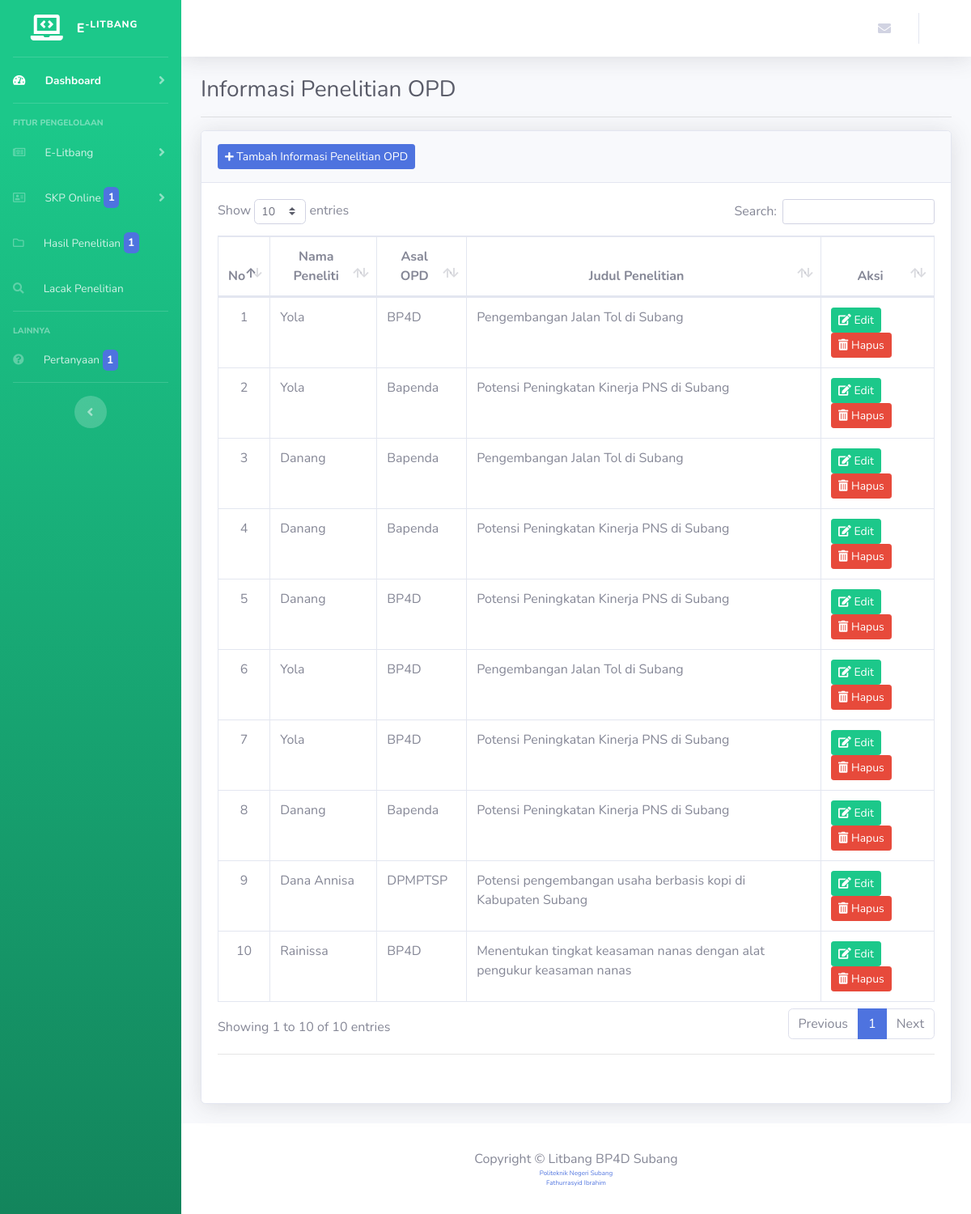
Page /litbang/opd (signed in) on the committed database.
### tables this page shows
CREATE TABLE `opd` (
  `id_penelitiopd` int(100) NOT NULL,
  `namapenelitiopd` varchar(100) NOT NULL,
  `asalopd` varchar(100) NOT NULL,
  `judulpenelitianopd` varchar(100) NOT NULL
);

### application/controllers/SKP/Litbang/Opd.php (called while the page is built, shortened)
<?php
class Opd extends CI_Controller {
	public function index()
	{
		$data['opd'] = $this->ModelLitbang->getOPD();
		$this->load->view('templates/litbang/header');
		$this->load->view('templates/litbang/sidebar');
		$this->load->view('templates/admin/srponline/navbar');
		$this->load->view('litbang/opd', $data);
		$this->load->view('templates/admin/srponline/footer');
	}
}

### index.php (called while the page is built, shortened)
<?php
require_once BASEPATH.'core/CodeIgniter.php';

### application/models/ModelLitbang.php (called while the page is built, shortened)
<?php
class ModelLitbang extends CI_Model {
  public function getOPD()
  {
    return $this->db->get('opd')->result_array();
  }
}

### application/views/litbang/opd.php (the view, shortened to what this page needs)
<div class="container-fluid">
  <h1 class="h3 mb-2 text-gray-800">Informasi Penelitian OPD</h1>
  <hr>
  <div class="card shadow mb-4">
    <div class="card-header py-3">
      <button class="btn btn-sm btn-primary" data-toggle="modal" data-target="#tambahhasilpenelitianopd"><i class="fas fa-plus fa-sm"></i> Tambah Informasi Penelitian OPD</button>
    </div>
    <div class="card-body">
      <div class="table-responsive">
        <table class="table table-bordered" id="dataTable" width="100%" cellspacing="0">
          <thead>
            <tr>
              <th class="not_mapped_style" style="text-align: center;">No</th>
              <th class="not_mapped_style" style="text-align: center;">Nama Peneliti</th>
              <th class="not_mapped_style" style="text-align: center;">Asal OPD</th>
              <th class="not_mapped_style" style="text-align: center;">Judul Penelitian</th>
              <th class="not_mapped_style" style="text-align: center;">Aksi</th>
            </tr>
          </thead>
          <tbody>
            <?php
              $no = 1;
              foreach ($opd as $key) { ?>
                <tr>
                  <td align="center"><?php echo $no++ ?></td>
                  <td>
                      <?php echo $key ['namapenelitiopd'] ?>
                  </td>
                  <td>
                      <?php echo $key ['asalopd'] ?>
                  </td>
                  <td>
                      <?php echo $key ['judulpenelitianopd'] ?>
                  </td>
                  <td>
                    <button class="btn btn-sm btn-success" data-toggle="modal" data-target="#edit<?= $key['id_penelitiopd']; ?>"><i class="fas fa-edit"></i> Edit</button>
                    <button class="btn btn-sm btn-danger" data-toggle="modal" data-target="#hapus<?= $key['id_penelitiopd']; ?>"><i class="fas fa-trash-alt"></i> Hapus</button>
                  </td>
                </tr>
              <?php }
            ?>
          </tbody>
        </table>
        <hr>
        <br>
      </div>
    </div>
  </div>
</div>

### rows in the picture
opd: namapenelitiopd "Yola", asalopd "BP4D", judulpenelitianopd "Pengembangan Jalan Tol di Subang"
opd: namapenelitiopd "Yola", asalopd "Bapenda", judulpenelitianopd "Potensi Peningkatan Kinerja PNS di Subang"
opd: namapenelitiopd "Danang", asalopd "Bapenda", judulpenelitianopd "Pengembangan Jalan Tol di Subang"
opd: namapenelitiopd "Danang", asalopd "Bapenda", judulpenelitianopd "Potensi Peningkatan Kinerja PNS di Subang"
opd: namapenelitiopd "Danang", asalopd "BP4D", judulpenelitianopd "Potensi Peningkatan Kinerja PNS di Subang"
opd: namapenelitiopd "Yola", asalopd "BP4D", judulpenelitianopd "Pengembangan Jalan Tol di Subang"
opd: namapenelitiopd "Yola", asalopd "BP4D", judulpenelitianopd "Potensi Peningkatan Kinerja PNS di Subang"
opd: namapenelitiopd "Danang", asalopd "Bapenda", judulpenelitianopd "Potensi Peningkatan Kinerja PNS di Subang"
opd: namapenelitiopd "Dana Annisa", asalopd "DPMPTSP", judulpenelitianopd "Potensi pengembangan usaha berbasis kopi di Kabupaten Subang"
opd: namapenelitiopd "Rainissa", asalopd "BP4D", judulpenelitianopd "Menentukan tingkat keasaman nanas dengan alat pengukur keasaman nanas"

### other values in the picture
$jumlahPemohon "1"
$jumlahDokumen "1"
$jumlahPertanyaan "1"
